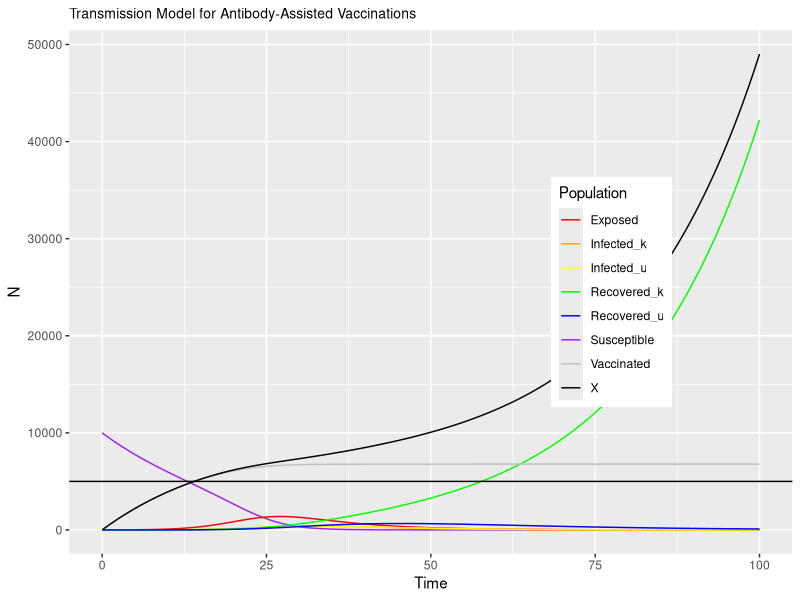
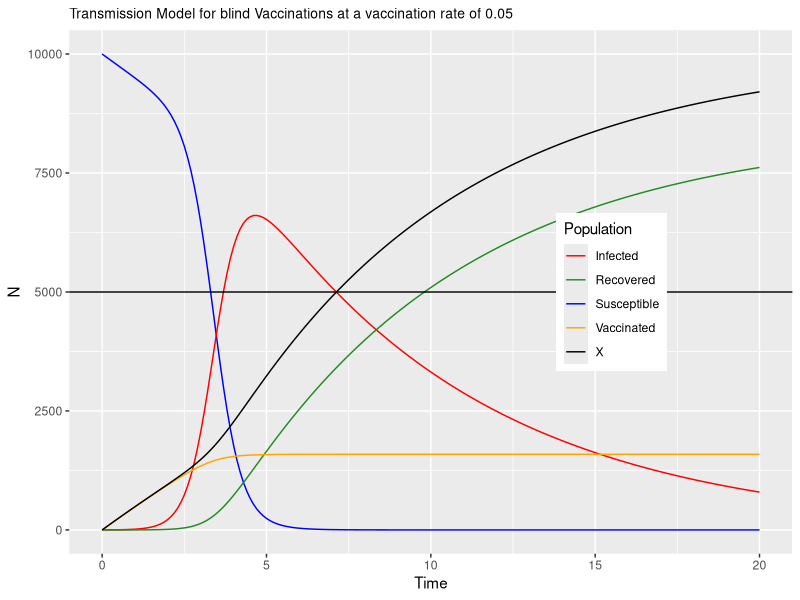

Generate these figures, in order, with R:
## Daniel Suh
## Feb. 4 2021
##ODE's for COVID-19 vaccination protocol


library(tidyverse)
library(magrittr)
library(deSolve)


de<-function(t,x,params){
  S <- x[1]
  E <- x[2]
  Ik <- x[3]
  Iu <- x[4]
  Rk <- x[5]
  Ru <- x[6]
  V <- x[7]
  with(as.list(params),{
    dS <- -beta*S*Ik - beta*S*Iu - epsilon*(1-phi)*S
    dE <- beta*S*Ik + beta*S*Iu - upsilon*psi*E - upsilon*(1-psi)*E
    dIk <- upsilon*psi*E - alpha*Ik
    dIu <- upsilon*(1-psi)*E - alpha*Iu
    dRk <- alpha*Ik + epsilon*phi*Rk
    dRu <- alpha*Iu - epsilon*phi*Ru
    dV <- epsilon*(1-phi)*S
    res<-c(dS,dE,dIk,dIu,dRk,dRu,dV)
    list(res)
  })}
maxTime <- 100.0 # time
times<-seq(0,maxTime,by=0.1) # how often this calculates
# notes on params
# beta =      <- contact transmission rate
# phi =       <- range:0-1 probability seropositive
# alpha =     <- recovery rate
# epsilon =   <- antibody testing rate
# upsilon =   <- infected testing rate
# psi =       <- range: 0-1 probability infected
params<-c(beta=0.0003,
          phi=0.5,
          alpha=1/7,
          epsilon=0.1,
          upsilon=0.1,
          psi=0.5)  # model parameters

xstart<-c(S=10000,
          E=0,
          Ik=1,
          Iu=0,
          Rk=0,
          Ru=0,
          V=0)  # initial conditions

output<-as.data.frame(lsoda(xstart,times,de,params)) # tells computer to solve (integrate) equations
output$X <- output$Rk + output$V
output %>% ggplot(.,aes(x=time))+
  geom_line(aes(y=S,col="Susceptible"))+
  geom_line(aes(y=E,col="Exposed"))+
  geom_line(aes(y=Ik,col="Infected_k"))+
  geom_line(aes(y=Iu,col="Infected_u"))+
  geom_line(aes(y=Rk,col="Recovered_k"))+
  geom_line(aes(y=Ru,col="Recovered_u"))+
  geom_line(aes(y=V,col="Vaccinated"))+
  geom_line(aes(y=X,col="X"))+
  scale_colour_manual(values = c("red","orange","yellow","green","blue","purple","gray","black"))+
  theme(legend.position = c(0.75,0.5))+
  labs(y="N",x="Time",col="Population")+
  ggtitle("Transmission Model for Antibody-Assisted Vaccinations")+
  theme(plot.title = element_text(hjust=0, size=10))+
  geom_hline(yintercept=0.5*10000)


de_1<-function(t,x,params){
  S <- x[1]  
  I <- x[2]
  R <- x[3]
  V <- x[4]
  with(as.list(params),{
    dS <- -beta*S*I - epsilon*S
    dI <- beta*S*I - alpha*I
    dR <- alpha*I
    dV <- epsilon*S
    res<-c(dS,dI,dR,dV)
    list(res)
  })}
maxTime <- 20.0 # time
times<-seq(0,maxTime,by=0.1) # how often this calculates
# notes on params
# beta =      <- contact transmission rate
# phi =       <- range:0-1 probability seropositive
# alpha =     <- recovery rate
# epsilon =   <- vaccination rate
params<-c(beta=0.0003,
          phi=0.5,
          alpha=1/7,
          epsilon=0.05)  # model parameters

xstart<-c(S=10000,
          I=1,
          R=0,
          V=0)  # initial conditions

output_1<-as.data.frame(lsoda(xstart,times,de_1,params)) # tells computer to solve (integrate) equations

output_1$X <- output_1$R + output_1$V
output_1 %>% ggplot(.,aes(x=time))+
  geom_line(aes(y=S,col="Susceptible"))+
  geom_line(aes(y=I,col="Infected"))+
  geom_line(aes(y=R,col="Recovered"))+
  geom_line(aes(y=V,col="Vaccinated"))+
  geom_line(aes(y=X,col="X"))+
  scale_colour_manual(values = c("red","forestgreen","blue","orange","black"))+
  theme(legend.position = c(0.75,0.5))+
  labs(y="N",x="Time",col="Population")+
  ggtitle("Transmission Model for blind Vaccinations at a vaccination rate of 0.05")+
  theme(plot.title = element_text(hjust=0, size=10))+
  geom_hline(yintercept=0.5*10000)
